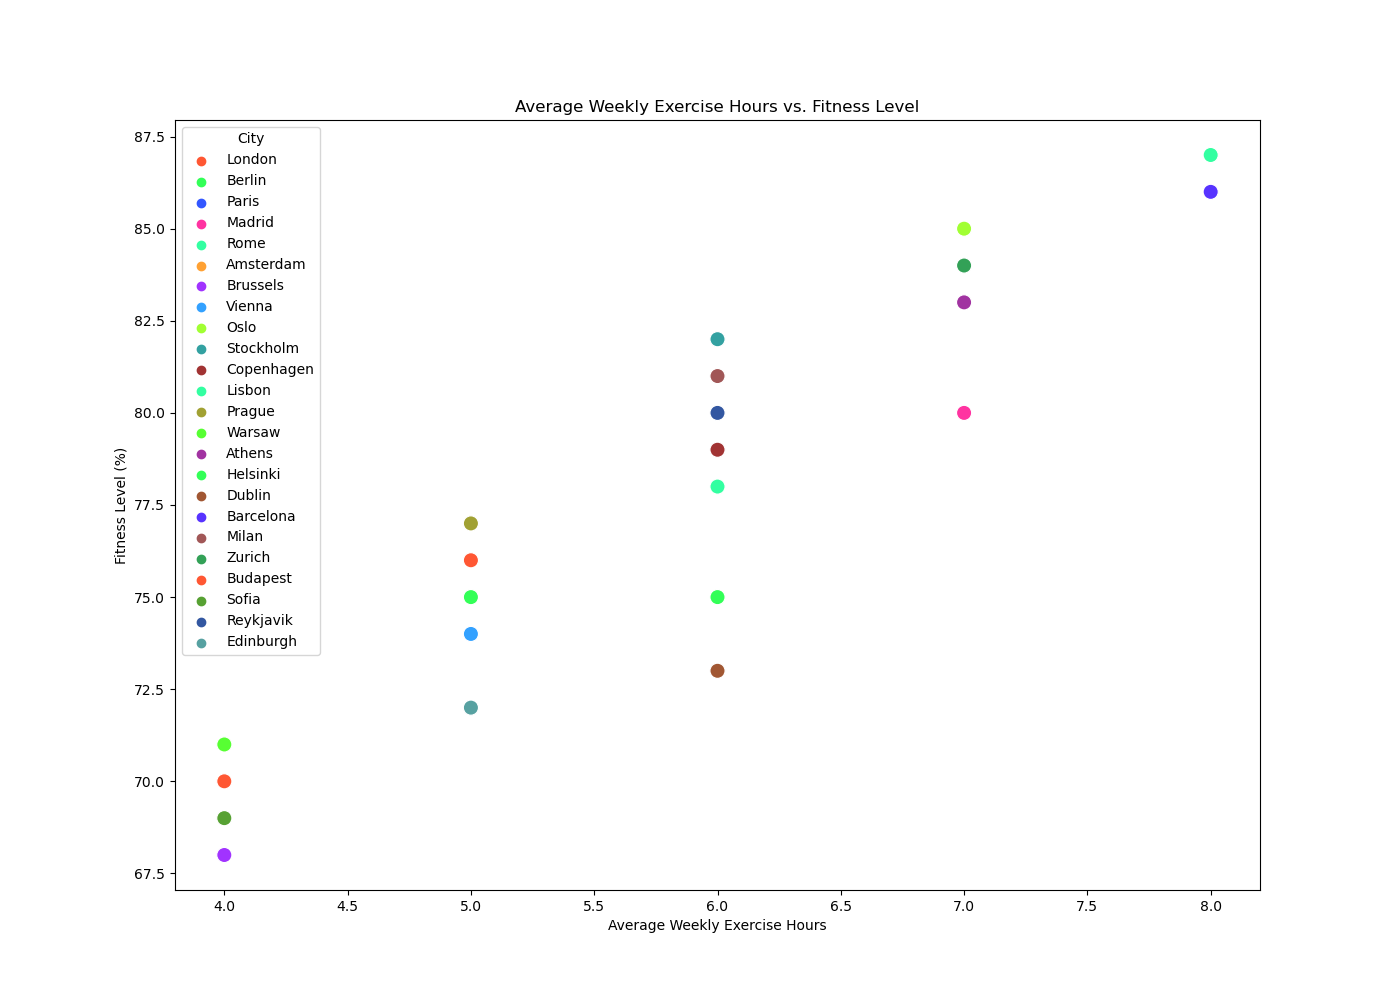

Source code (Python):

import seaborn as sns
import pandas as pd
import matplotlib.pyplot as plt

# Data: City fitness details
data = {
    'City': [
        'London', 'Berlin', 'Paris', 'Madrid', 'Rome',
        'Amsterdam', 'Brussels', 'Vienna', 'Oslo',
        'Stockholm', 'Copenhagen', 'Lisbon', 'Prague',
        'Warsaw', 'Athens', 'Helsinki', 'Dublin',
        'Barcelona', 'Milan', 'Zurich', 'Budapest',
        'Sofia', 'Reykjavik', 'Edinburgh'
    ],
    'Average Weekly Exercise Hours': [
        4, 6, 5, 7, 6,
        5, 4, 5, 7,
        6, 6, 8, 5,
        4, 7, 5, 6,
        8, 6, 7, 5,
        4, 6, 5
    ],
    'Fitness Level (%)': [
        70, 75, 72, 80, 78,
        76, 68, 74, 85,
        82, 79, 87, 77,
        71, 83, 75, 73,
        86, 81, 84, 76,
        69, 80, 72
    ]
}

# Convert data to DataFrame
df = pd.DataFrame(data)

# Set the width and height of the plot
plt.figure(figsize=(14, 10))

# Create Seaborn scatterplot
sns.scatterplot(
    x='Average Weekly Exercise Hours', y='Fitness Level (%)',
    hue='City', palette=[
        '#FF5733', '#33FF57', '#3357FF', '#FF33A1', '#33FFA1',
        '#FFA133', '#A133FF', '#33A1FF', '#A1FF33', '#33A1A1',
        '#A13333', '#33FFA1', '#A1A133', '#57FF33', '#A133A1',
        '#33FF57', '#A15733', '#5733FF', '#A15757', '#33A157',
        '#FF5733', '#57A133', '#3357A1', '#57A1A1'
    ],
    data=df,
    s=120  # Marker size
)

# Add labels and title
plt.xlabel('Average Weekly Exercise Hours')
plt.ylabel('Fitness Level (%)')
plt.title('Average Weekly Exercise Hours vs. Fitness Level')

# Display plot
plt.show()
